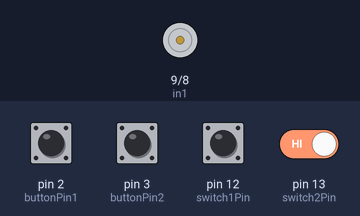
This sketch was run on a simulated Arduino Uno, built with avr-gcc and run on an emulated ATmega328P. Parts: motor-driver pin pairs drawn as motors (green arrow = first pin HIGH = forward, orange = second pin HIGH = backward, longer = more drive, scaled by the enable pin). The inputs (shaded band) are chosen by the test bench; at power-on: pin 12 (switch1Pin), pin 13 (switch2Pin) HIGH, pin 2 (buttonPin1), pin 3 (buttonPin2) LOW.

Above: at 1.2 s.
1.3 s: pin 2 (buttonPin1) pulled HIGH for 0.15 s
2.9 s: pin 3 (buttonPin2) pulled HIGH for 0.15 s
4.5 s: pin 2 (buttonPin1) pulled HIGH for 1 s
7.0 s: pin 2 (buttonPin1) driven HIGH and pin 13 (switch2Pin) driven LOW
At 8.2 s:
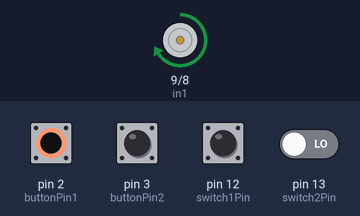
8.5 s: pin 13 (switch2Pin) driven HIGH
At 9.0 s:
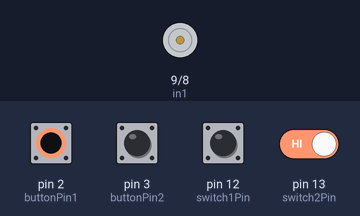
10.0 s: pin 13 (switch2Pin) driven LOW
At 10.6 s:
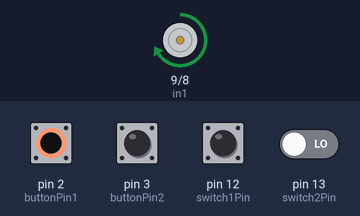
Timing chart, 0 to 12.5 s (numbered marks = the images above; inputs shaded):
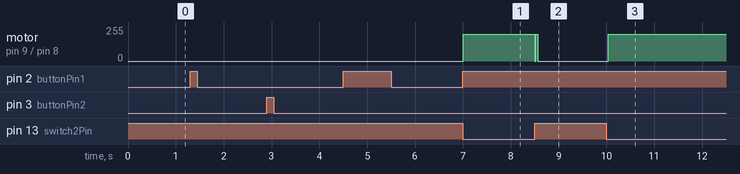

The sketch:

Metal-4.ino
```cpp
// χρησιμοποιούμε σταθερές για τους αριθμούς θυρών:
const int buttonPin1 = 2;     // η θύρα που συνδέεται το πρώτο κουμπί
const int buttonPin2 = 3;     // η θύρα που συνδέεται το πρώτο κουμπί

// χρησιμοποιούμε μεταβλητή που αποθηκεύει την κατάσταση του κουμπιού:
int buttonState1 = LOW;       // LOW: όχι πατημένο, HIGH: πατημένο
int buttonState2 = LOW;

// οι συνδέσεις των pins του arduino με τα pins της πλακέτας ελέγχου του μοτέρ (L298N H-Bridge)
const int enA = 10;
const int in1 = 9;
const int in2 = 8;

const int switch1Pin = 12;  // οι 2 μικροδιακόπτες
const int switch2Pin = 13;

void setup()
{
  // ορίζουμε ότι τα κουμπιά είναι σε θύρα εισόδου:
  pinMode(buttonPin1, INPUT);
  pinMode(buttonPin2, INPUT);

  // ορισμός όλων των pins που συνδέονται στον ελεγκτή μοτέρ ως εξόδου
  pinMode(enA, OUTPUT);
  pinMode(in1, OUTPUT);
  pinMode(in2, OUTPUT);

  // pin εισόδου με ενεργοποιημένη την εσωτερική pullup αντίσταση
  pinMode(switch1Pin, INPUT_PULLUP);
  pinMode(switch2Pin, INPUT_PULLUP);
}

void loop()
{
  // διαβάζουμε τη θύρα του κουμπιού και αποθηκεύουμε την κατάστασή του:
  buttonState1 = digitalRead(buttonPin1);
  buttonState2 = digitalRead(buttonPin2);

  if (buttonState1 == HIGH)  // αν είναι πατημένο το 1ο κουμπί:
  {
    // πήγαινε το φορείο μέχρι τη μία άκρη...
    digitalWrite(in1,HIGH);
    digitalWrite(in2,LOW);
    analogWrite(enA,200);   // ορισμός της ταχύτητας από 0~255

    // περίμενε μέχρι να φτάσει (κενός βρόχος)...
    while ( digitalRead(switch2Pin) == LOW )
      ;

    // και μετά stop
    digitalWrite(in1,LOW);
    digitalWrite(in2,LOW);
    analogWrite(enA,0);
  }
  else if (buttonState2 == HIGH)  // αλλιώς αν είναι πατημένο το 2ο κουμπί:
  {
    // πήγαινε το φορείο μέχρι την άλλη άκρη...
    digitalWrite(in1,LOW);
    digitalWrite(in2,HIGH);
    analogWrite(enA,200);   // ορισμός της ταχύτητας από 0~255

    // περίμενε μέχρι να φτάσει (κενός βρόχος)...
    while ( digitalRead(switch1Pin) == LOW )
      ;

    // και μετά stop
    digitalWrite(in1,LOW);
    digitalWrite(in2,LOW);
    analogWrite(enA,0);
  }
  delay(10);
}
```

Measured:
- after the input at 7.0 s, motor on pin 9 (in1) / pin 8 (in2): stopped → forward 200/255 at once
- after the input at 8.5 s, motor on pin 9 (in1) / pin 8 (in2): forward 200/255 → stopped at once
- after the input at 10.0 s, motor on pin 9 (in1) / pin 8 (in2): stopped → forward 200/255 at once
